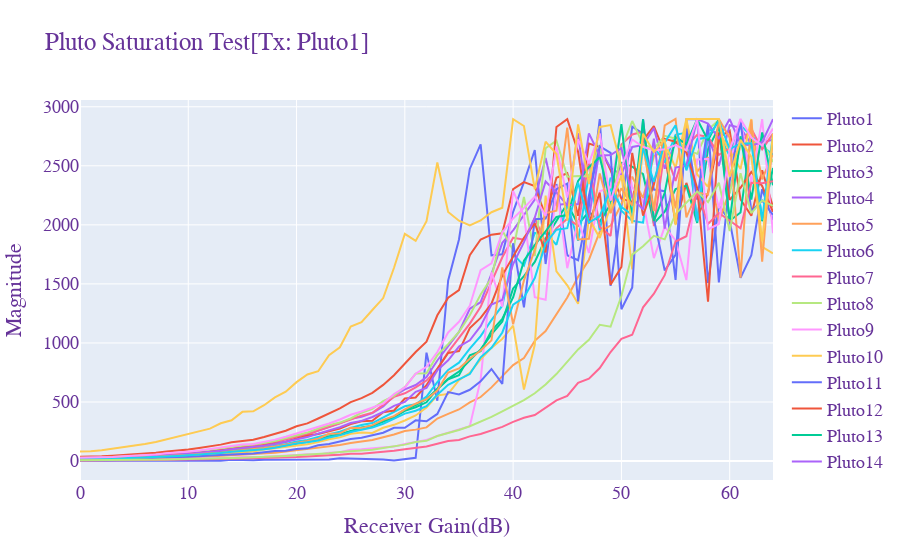
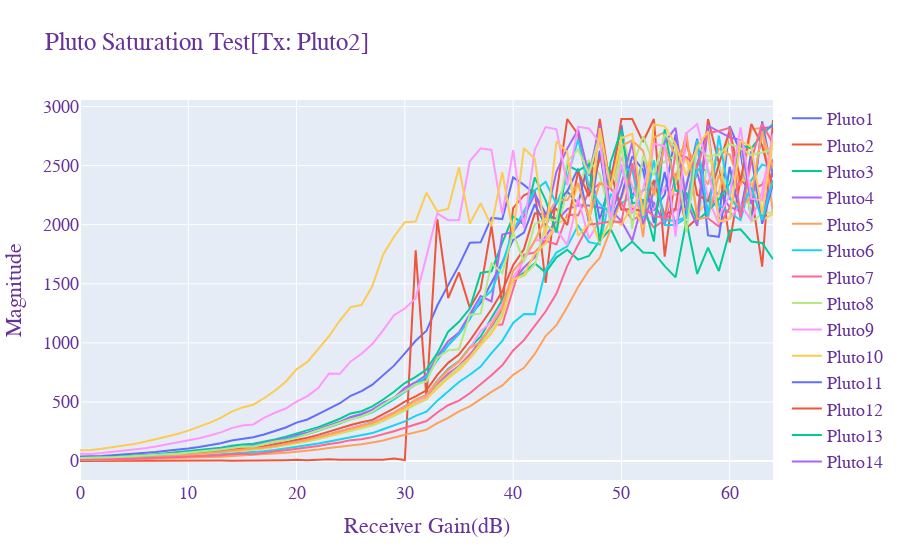
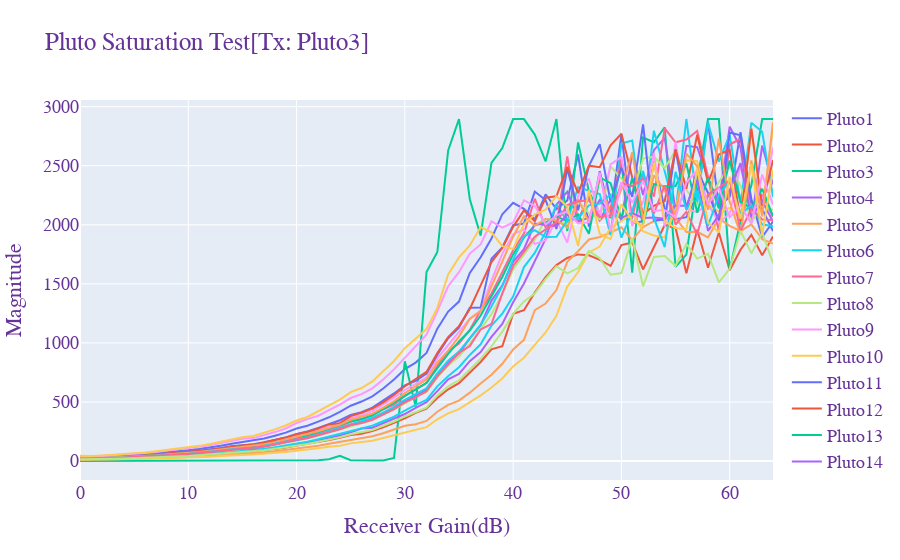
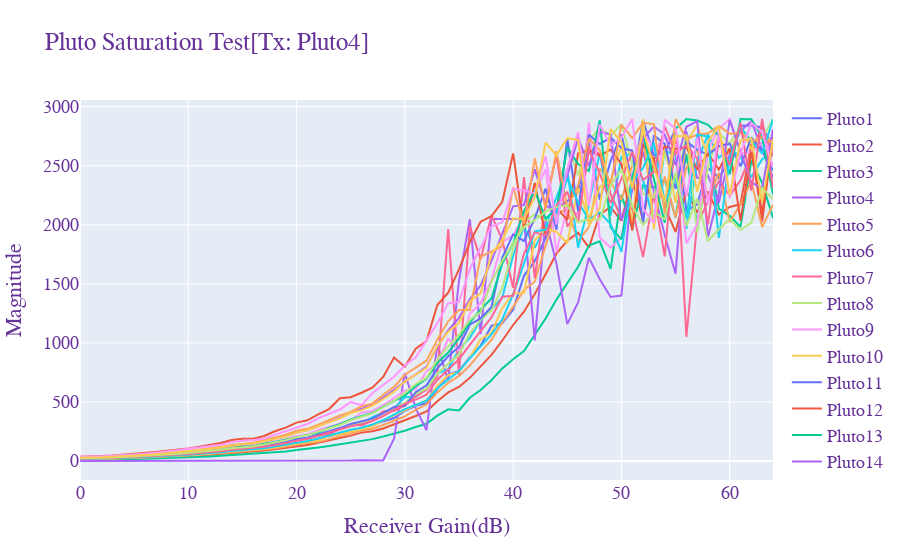

The code cell stored with these charts, in order, in its notebook:
### Code cell
import plotly.graph_objects as go

def test_data_collection(tx):
    parameters['receiver_gain'] = 0
    signal = generate_signal()

    devices = init_devices(parameters)

    dataset = []

    for i in range(65):
        devices[tx].transmit(signal)
        receive_concurrently(devices=devices)
        data = []
        for j in range(20):
            data.append(devices[j].data)
            devices[j].sdr.rx_hardwaregain_chan0 = i
        dataset.append(data)

        devices[tx].stop_transmit()
        
    
    dataset = np.array(dataset)

    # np.save(os.path.join('result', f"{time.strftime('%d%b%H%M', time.localtime())}"), dataset)
    
    fig = go.Figure()

    for i in range(20):
        fig.add_trace(go.Scatter(
            y = np.abs(np.mean(dataset,axis=2)).transpose()[i],
            name = f"Pluto{i+1}"       # this sets its legend entry
        ))



    fig.update_layout(
        title=f"Pluto Saturation Test[Tx: Pluto{tx+1}]",
        xaxis_title="Receiver Gain(dB)",
        yaxis_title="Magnitude",
        font=dict(
            family="Courier New, monospace",
            size=18,
            color="RebeccaPurple"
        )
    )

    fig.show()

    return dataset

gain_table = []
for tx in range(20):
    dataset = test_data_collection(tx)
    gain_list = []
    for rx in range(20):
        rx_data = (np.abs(np.mean(dataset,axis=2)).transpose()[rx])
        gain = np.where(rx_data == min(rx_data, key=lambda x:abs(x-1024)))[0].item()

        gain_list.append(gain)

    print(gain_list, end='\n')
    gain_table.append(gain_list)

print(gain_table)
